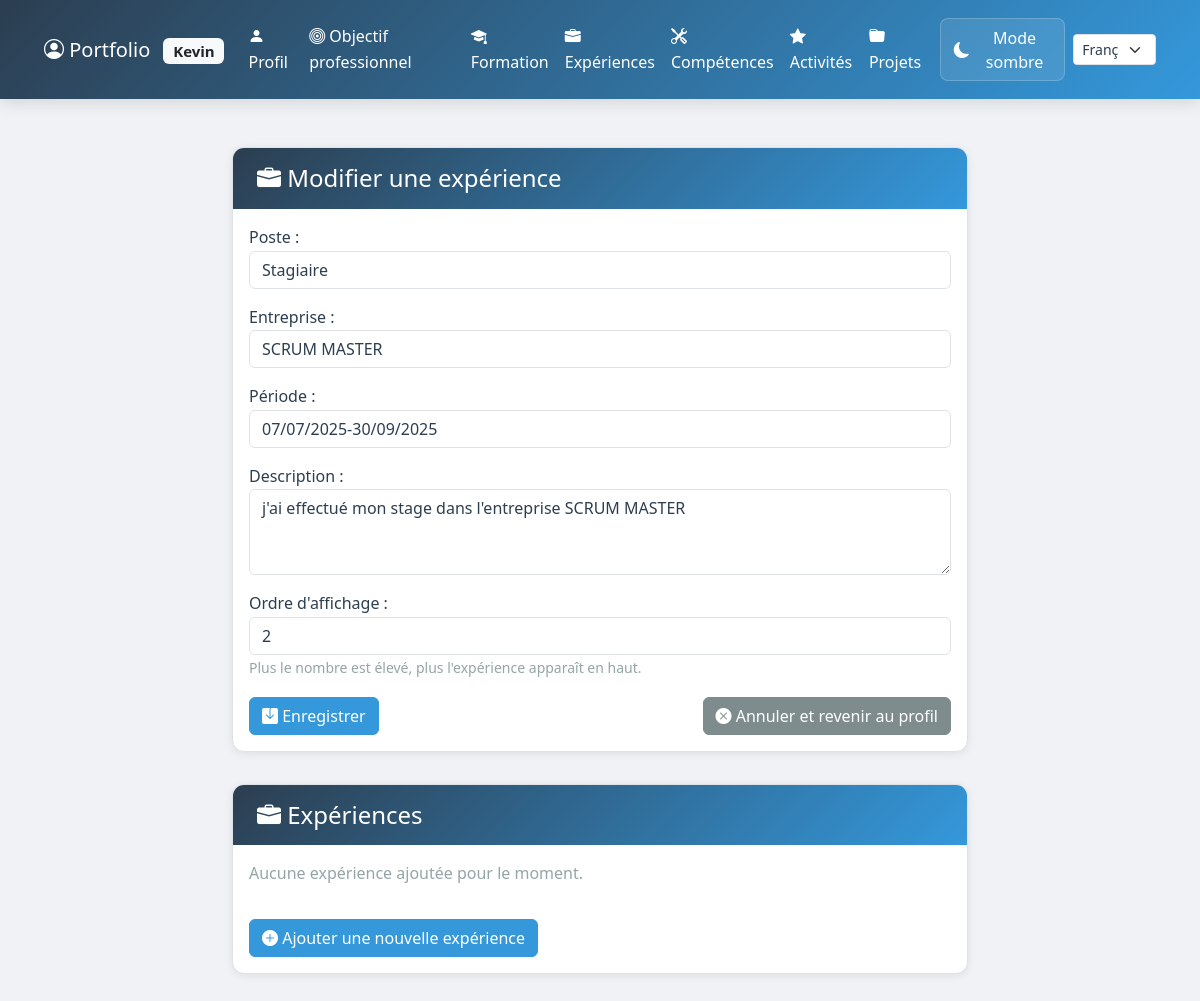
The page /experience/2/modifier/ (signed in) on the database its author committed.
### portfolio/models.py (models this page shows, shortened)
class Experience(models.Model):
    profil = models.ForeignKey(Profil, on_delete=models.CASCADE, related_name='experiences')
    poste = models.CharField(max_length=200)
    entreprise = models.CharField(max_length=200)
    periode = models.CharField(max_length=100)
    description = models.TextField()
    ordre = models.IntegerField(default=0)
    class Meta:
        verbose_name = 'Expérience'
        verbose_name_plural = 'Expériences'
        ordering = ['-ordre', '-id']

### portfolio/views.py (the view)
# urls.py: path('experience/<int:pk>/modifier/', views.modifier_experience, name='modifier_experience'),
@login_required
def modifier_experience(request, pk):
    experience = get_object_or_404(Experience, pk=pk, profil__user=request.user)
    if request.method == 'POST':
        form = ExperienceForm(request.POST, instance=experience)
        if form.is_valid():
            form.save()
            messages.success(request, 'Expérience modifiée avec succès!')
            return redirect('portfolio:modifier_profil')
    else:
        form = ExperienceForm(instance=experience)
    return render(request, 'portfolio/experience_form.html', {'form': form, 'action': 'Modifier'})

### portfolio/forms.py
class ExperienceForm(forms.ModelForm):
    class Meta:
        model = Experience
        fields = ['poste', 'entreprise', 'periode', 'description', 'ordre']
        widgets = {
            'poste': forms.TextInput(attrs={'class': 'form-control'}),
            'entreprise': forms.TextInput(attrs={'class': 'form-control'}),
            'periode': forms.TextInput(attrs={'class': 'form-control', 'placeholder': 'Ex: 07/07/2025 - 30/09/2025'}),
            'description': forms.Textarea(attrs={'class': 'form-control', 'rows': 3}),
            'ordre': forms.NumberInput(attrs={'class': 'form-control', 'value': 0}),
        }
        labels = {
            'poste': 'Poste',
            'entreprise': 'Entreprise',
            'periode': 'Période',
            'description': 'Description',
            'ordre': 'Ordre d\'affichage',
        }

### portfolio/templates/portfolio/experience_form.html (shortened to what this page needs)
{% extends 'portfolio/base.html' %}
{% block content %}
<div class="row justify-content-center">
    <div class="col-md-8">
        <div class="card">
            <div class="card-header">
                <h4 class="mb-0"><i class="bi bi-briefcase-fill"></i> {{ action }} une expérience</h4>
            </div>
            <div class="card-body">
                <form method="post">
                    <div class="mb-3">
                        {{ form.poste.label_tag }}
                        {{ form.poste }}
                    </div>
                    <div class="mb-3">
                        {{ form.entreprise.label_tag }}
                        {{ form.entreprise }}
                    </div>
                    <div class="mb-3">
                        {{ form.periode.label_tag }}
                        {{ form.periode }}
                    </div>
                    <div class="mb-3">
                        {{ form.description.label_tag }}
                        {{ form.description }}
                    </div>
                    <div class="mb-3">
                        {{ form.ordre.label_tag }}
                        {{ form.ordre }}
                        <small class="form-text text-muted">Plus le nombre est élevé, plus l'expérience apparaît en haut.</small>
                    </div>
                    <div class="d-flex gap-2">
                        <button type="submit" class="btn btn-primary me-auto">
                            <i class="bi bi-save-fill"></i> Enregistrer
                        </button>
                        <a href="{% url 'portfolio:modifier_profil' %}" class="btn btn-secondary">
                            <i class="bi bi-x-circle-fill"></i> Annuler et revenir au profil
                        </a>
                    </div>
                </form>
            </div>
        </div>
        <div class="card mb-4">
            <div class="card-header">
                <h4 class="mb-0"><i class="bi bi-briefcase-fill"></i> Expériences</h4>
            </div>
            <div class="card-body">
                {% if experiences %}
                    <ul class="list-group">
                        {% for experience in experiences %}
                            <li class="list-group-item d-flex justify-content-between align-items-center">
                                <div>
                                    <h5 class="mb-1">{{ experience.poste }}</h5>
                                    <small class="text-muted">{{ experience.entreprise }} | {{ experience.periode }}</small>
                                </div>
                                <div class="table-actions">
                                    <a href="{% url 'portfolio:modifier_experience' experience.pk %}" class="btn btn-sm btn-warning me-2">
                                        <i class="bi bi-pencil-fill"></i> Modifier
                                    </a>
                                    <a href="{% url 'portfolio:supprimer_experience' experience.pk %}" class="btn btn-sm btn-danger">
                                        <i class="bi bi-trash-fill"></i> Supprimer
                                    </a>
                                </div>
                            </li>
                        {% endfor %}
                    </ul>
                {% else %}
                    <p class="text-muted">Aucune expérience ajoutée pour le moment.</p>
                {% endif %}
                <a href="{% url 'portfolio:ajouter_experience' %}" class="btn btn-primary mt-3">
                    <i class="bi bi-plus-circle-fill"></i> Ajouter une nouvelle expérience
                </a>
            </div>
        </div>
    </div>
</div>
{% endblock %}

### portfolio/templates/portfolio/base.html (shortened to what this page needs)
<!DOCTYPE html>
{% load static %}
<html lang="fr">
<head>
    <link href="https://cdn.jsdelivr.net/npm/bootstrap@5.3.0/dist/css/bootstrap.min.css" rel="stylesheet">
    <link rel="stylesheet" href="https://cdn.jsdelivr.net/npm/bootstrap-icons@1.10.0/font/bootstrap-icons.css">
    <link rel="stylesheet" href="{% static 'css/styles.css' %}">
    <link rel="stylesheet" href="https://cdn.jsdelivr.net/gh/devicons/devicon@latest/devicon.min.css">
</head>
<body>
    <nav class="navbar navbar-expand-lg navbar-dark">
        <div class="container">
            <a class="navbar-brand" href="{% url 'portfolio:accueil' %}">
                <i class="bi bi-person-circle"></i> Portfolio
                {% if user.is_authenticated %}
                    <span class="badge bg-light text-dark ms-2">{{ user.username }}</span>
                {% endif %}
            </a>
            <div class="collapse navbar-collapse" id="navbarNav">
                <ul class="navbar-nav ms-auto align-items-center">
                    <li class="nav-item">
                        <a class="nav-link" href="{% url 'portfolio:accueil' %}#profil">
                            <i class="bi bi-person-fill"></i> Profil
                        </a>
                    </li>
                    <li class="nav-item">
                        <a class="nav-link" href="{% url 'portfolio:accueil' %}#objectif">
                            <i class="bi bi-bullseye"></i> Objectif professionnel
                        </a>
                    </li>
                    <li class="nav-item">
                        <a class="nav-link" href="{% url 'portfolio:accueil' %}#formation">
                            <i class="bi bi-mortarboard-fill"></i> Formation
                        </a>
                    </li>
                    <li class="nav-item">
                        <a class="nav-link" href="{% url 'portfolio:accueil' %}#experiences">
                            <i class="bi bi-briefcase-fill"></i> Expériences
                        </a>
                    </li>
                    <li class="nav-item">
                        <a class="nav-link" href="{% url 'portfolio:accueil' %}#competences">
                            <i class="bi bi-tools"></i> Compétences
                        </a>
                    </li>
                    <li class="nav-item">
                        <a class="nav-link" href="{% url 'portfolio:accueil' %}#activites">
                            <i class="bi bi-star-fill"></i> Activités
                        </a>
                    </li>
                    <li class="nav-item">
                        <a class="nav-link" href="{% url 'portfolio:accueil' %}#projets">
                            <i class="bi bi-folder-fill"></i> Projets
                        </a>
                    </li>
                    <li class="nav-item ms-2">
                        <button id="theme-toggle" class="btn btn-theme" type="button" aria-label="Basculer thème">
                            <i id="theme-icon" class="bi"></i>
                            <span id="theme-text" class="d-none d-lg-inline"></span>
                        </button>
                    </li>
                </ul>
                <form action="{% url 'set_language' %}" method="post" class="d-inline ms-2">
                    <select name="language" onchange="this.form.submit()" class="form-select form-select-sm" aria-label="Choisir la langue">
                        <option value="fr"{% if LANGUAGE_CODE == 'fr' %} selected{% endif %} data-flag="🇫🇷">Français</option>
                    </select>
                </form>
            </div>
        </div>
    </nav>
    <main class="container my-5">
        {% block content %}
        {% endblock %}
    </main>
</body>
</html>

### portfolio/static/css/styles.css (style rules this page uses)
:root { --primary-color: #2c3e50; --secondary-color: #3498db; --accent-color: #e74c3c; --success-color: #27ae60; --warning-color: #f39c12; --danger-color: #e74c3c; --body-bg: #f0f2f5; --card-bg: #ffffff; --navbar-bg-start: #2c3e50; --navbar-bg-end: #3498db; --modal-bg: #ffffff; --input-bg: #ffffff; --table-bg: #ffffff; --table-hover-bg: #f8f9fa; --text-primary: #2c3e50; --text-secondary: #7f8c8d; --text-muted: #95a5a6; --text-light: #ffffff; --border-color: #dee2e6; --border-light: #e9ecef; --shadow-sm: 0 2px 8px rgba(0, 0, 0, 0.08); --shadow-md: 0 4px 16px rgba(0, 0, 0, 0.12); --shadow-lg: 0 8px 24px rgba(0, 0, 0, 0.15); --transition-fast: all 0.2s ease; --transition-normal: all 0.3s ease; }
* { transition: background-color 0.3s ease, color 0.3s ease, border-color 0.3s ease; }
body { font-family: 'Segoe UI', Tahoma, Geneva, Verdana, sans-serif; background-color: var(--body-bg); color: var(--text-primary); line-height: 1.6; margin: 0; padding: 0; }
.navbar { background: linear-gradient(135deg, var(--navbar-bg-start), var(--navbar-bg-end)); box-shadow: var(--shadow-md); padding: 1rem 2rem; }
.navbar-brand, .nav-link { color: var(--text-light) !important; }
.navbar .btn-theme { background: rgba(255, 255, 255, 0.1); color: var(--text-light); border: 1px solid rgba(255, 255, 255, 0.2); padding: 0.4rem 0.8rem; border-radius: 8px; display: inline-flex; align-items: center; gap: 0.5rem; transition: var(--transition-fast); }
.card { background: var(--card-bg); border: 1px solid var(--border-color); box-shadow: var(--shadow-sm); transition: var(--transition-fast); margin-bottom: 2rem; border-radius: 12px; overflow: hidden; }
.card-header { background: linear-gradient(135deg, var(--primary-color), var(--secondary-color)); color: var(--text-light); font-weight: 600; padding: 1rem 1.5rem; border-bottom: none; }
.card-body { color: var(--text-primary); }
.btn-primary { background-color: var(--secondary-color); border-color: var(--secondary-color); color: var(--text-light); transition: var(--transition-fast); }
.btn-secondary { background-color: var(--text-secondary); border-color: var(--text-secondary); color: var(--text-light); }
.form-control, .form-select { background-color: var(--input-bg); border-color: var(--border-color); color: var(--text-primary); }
.form-control::placeholder { color: var(--text-muted); }
.text-muted { color: var(--text-muted) !important; }
a { color: var(--secondary-color); text-decoration: none; transition: var(--transition-fast); }

### rows shown on the page
Experience: poste "Stagiaire", entreprise "SCRUM MASTER", periode "07/07/2025-30/09/2025", description "j'ai effectué mon stage dans l'entreprise SCRUM MASTER", ordre "2"

### other values the page prints
{{ user.username }} "Kevin"
{{ action }} "Modifier"
